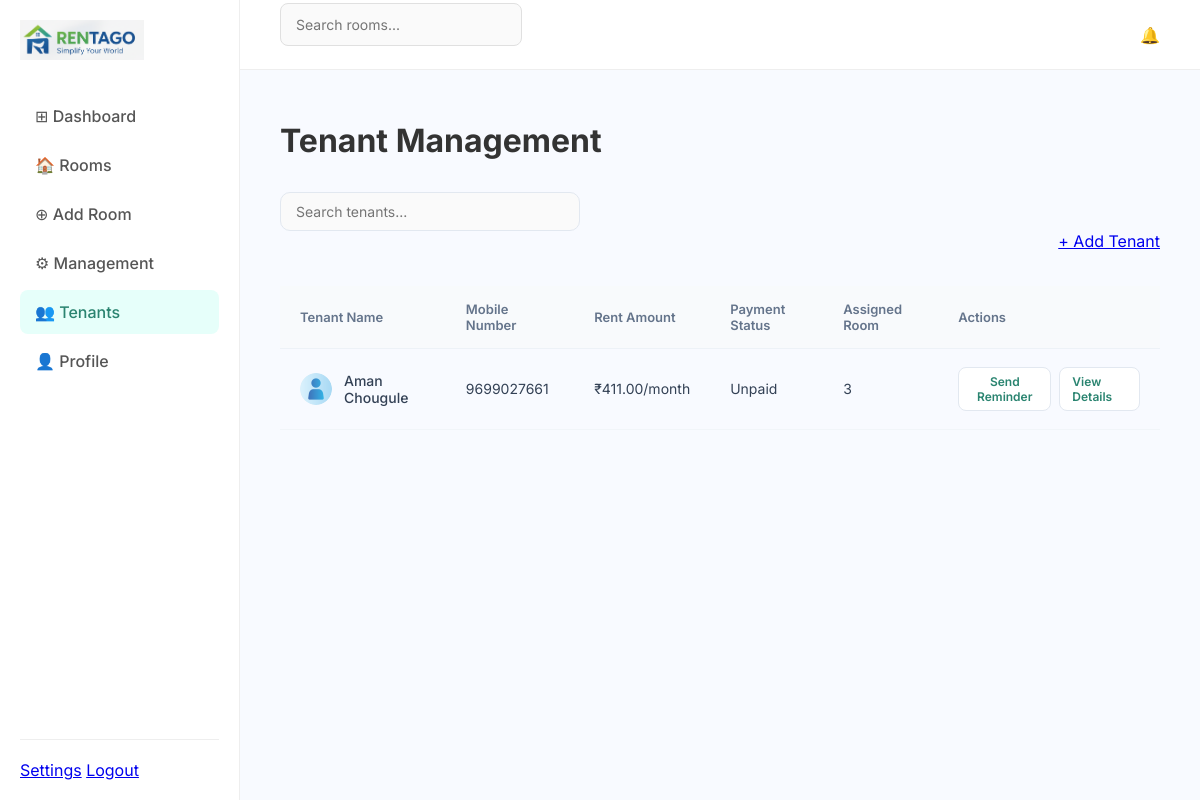
The app's page /owner/tenants/ (signed in) with its own data.
### tenants/models.py (models this page shows, shortened)
class Tenant(models.Model):
    user = models.OneToOneField(UserProfile, on_delete=models.CASCADE)
    owner = models.ForeignKey(Owner, on_delete=models.CASCADE)
    room = models.ForeignKey(
        Room,
        on_delete=models.SET_NULL,
        null=True,
        blank=True,
        related_name="tenants"
    )
    name = models.CharField(max_length=100)
    amount = models.DecimalField(max_digits=10, decimal_places=2)
    due_type = models.CharField(
        max_length=10,
        choices=(("fixed", "Fixed"), ("cycle", "Cycle"))
    )
    due_date = models.DateField(null=True, blank=True)
    security_deposit = models.DecimalField(max_digits=10, decimal_places=2, default=0)
    paid = models.BooleanField(default=False)
    payment_date = models.DateField(null=True, blank=True)

### accounts/models.py (models this page shows, shortened)
class UserProfile(models.Model):
    ROLE_CHOICES = [
        ('owner', 'Owner'),
        ('tenant', 'Tenant'),
    ]
    mobile = models.CharField(max_length=10, unique=True)
    password = models.CharField(max_length=128)
    role = models.CharField(max_length=10, choices=ROLE_CHOICES)
    name = models.CharField(max_length=100, blank=True)

### rooms/models.py (models this page shows, shortened)
class Room(models.Model):
    owner = models.ForeignKey(
        Owner,
        on_delete=models.CASCADE,
        related_name="rooms"
    )
    title = models.CharField(max_length=100)
    description = models.TextField(blank=True)
    room_number = models.CharField(max_length=20)
    rent_amount = models.PositiveIntegerField()
    location = models.CharField(max_length=150)
    image = models.ImageField(upload_to="rooms/", blank=True, null=True)
    is_available = models.BooleanField(default=True)
    created_at = models.DateTimeField(auto_now_add=True)

### accounts/decorators.py (the view)
    def wrapper(request, *args, **kwargs):
        if not request.session.get("user_id"):
            return redirect("accounts:login")
        if request.session.get("role") != "owner":
            return redirect("accounts:login")
        return view_func(request, *args, **kwargs)

### owners/views.py (called while the page is built)
def get_owner(request):
    return get_object_or_404(Owner, user_id=request.session["user_id"])

@login_required
@owner_required
def tenant_list(request):
    owner = get_owner(request)
    tenants = Tenant.objects.filter(owner=owner)
    return render(request, "owners/tenant_list.html", {"tenants": tenants})

### owners/templates/owners/tenant_list.html (shortened to what this page needs)
{% extends "rent/base_owner.html" %}
{% load static %}
{% block content %}
<div class="page-header-flex">
    <div class="header-left">
        <h1>Tenant Management</h1>
        <div class="search-container">
            <input type="text" id="tenantSearch" placeholder="Search tenants...">
        </div>
    </div>
    <a href="{% url 'owners:add_tenant' %}" class="btn-primary">+ Add Tenant</a>
</div>
<div class="card-style no-padding">
    <table class="modern-table">
        <thead>
            <tr>
                <th>Tenant Name</th>
                <th>Mobile Number</th>
                <th>Rent Amount</th>
                <th>Payment Status</th>
                <th>Assigned Room</th>
                <th class="text-right">Actions</th>
            </tr>
        </thead>
        <tbody id="tenantTableBody">
            {% for tenant in tenants %}
            <tr>
                <td>
                    <div class="user-cell">
                        <img src="{% static 'rent/default.png' %}" class="avatar-small">
                        <span>{{ tenant.name }}</span>
                    </div>
                </td>
                <td>{{ tenant.user.mobile }}</td>
                <td>₹{{ tenant.amount }}/month</td>
                <td>
                    {% if tenant.paid %}
                        <span class="badge available">Paid</span>
                    {% else %}
                        <span class="badge occupied">Unpaid</span>
                    {% endif %}
                </td>
                <td>
                    {% if tenant.room %}
                        {{ tenant.room.room_number }}
                    {% else %}
                        <span class="text-muted">Not Assigned</span>
                    {% endif %}
                </td>
                <td class="text-right">
                    <div class="action-buttons">
                        {% if not tenant.paid %}
                            <button class="btn-table-outline">Send Reminder</button>
                        {% endif %}
                        <a href="{% url 'owners:tenant_detail' tenant.id %}" class="btn-table-outline">View Details</a>
                    </div>
                </td>
            </tr>
            {% empty %}
            <tr>
                <td colspan="6" class="text-center py-50">No tenants found.</td>
            </tr>
            {% endfor %}
        </tbody>
    </table>
</div>
{% endblock %}

### rent/static/rent/style.css (style rules this page uses)
* { box-sizing: border-box; font-family: 'Inter', sans-serif; }
body { background-color: #f4f7f9; margin: 0; padding: 0; color: #333; padding-top: 70px; min-height: 100vh; }
input[type="text"], input[type="password"] { width: 100%; padding: 12px 15px; margin-bottom: 20px; border: 1px solid #e0e0e0; border-radius: 8px; background-color: #fafafa; font-size: 14px; }
* { box-sizing: border-box; }
body.dashboard-body { margin: 0; display: flex; background-color: #f8faff; font-family: 'Inter', sans-serif; padding-top: 0; }
table { width: 100%; border-collapse: collapse; }
th { text-align: left; font-size: 13px; color: #777; padding-bottom: 15px; }
td { padding: 15px 0; border-top: 1px solid #f8faff; font-size: 14px; }
.modern-table { width: 100%; border-collapse: collapse; margin-top: 10px; }
.modern-table th { text-align: left; padding: 15px 20px; background: #f8fafc; color: #64748b; font-size: 13px; font-weight: 600; border-bottom: 1px solid #edf2f7; }
.modern-table td { padding: 18px 20px; border-bottom: 1px solid #f1f5f9; font-size: 14px; color: #334155; vertical-align: middle; }
.no-padding { padding: 0 !important; overflow: hidden; }
.user-cell { display: flex; align-items: center; gap: 12px; font-weight: 500; }
.avatar-small { width: 32px; height: 32px; border-radius: 50%; background: #f1f5f9; }
.btn-table-outline { border: 1px solid #e2e8f0; background: white; padding: 6px 12px; border-radius: 8px; font-size: 12px; font-weight: 600; color: #2A8470; cursor: pointer; text-decoration: none; transition: 0.2s; }
.action-buttons { display: flex; gap: 8px; justify-content: flex-end; }
.page-header-flex { display: flex; justify-content: space-between; align-items: flex-end; margin-bottom: 25px; }
.search-container input { padding: 10px 15px; border: 1px solid #e2e8f0; border-radius: 10px; width: 300px; margin-top: 10px; font-size: 14px; }

### records on screen
Tenant: name "Aman Chougule", user.mobile "9699027661", amount "411.00", paid "Unpaid", room.room_number "3"
